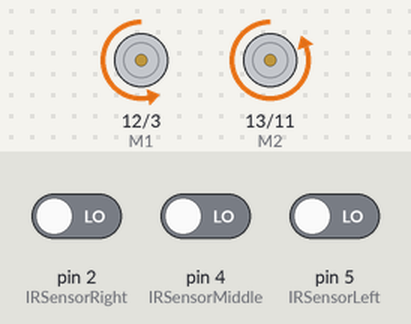
Recording of a sketch running on a simulated Arduino Uno, built with avr-gcc and run on an emulated ATmega328P. Parts: direction and speed pins drawn as motors (green arrow = direction pin HIGH = forward, orange = LOW = backward, longer = more drive). The inputs (shaded band) are chosen by the test bench; at power-on: pin 2 (IRSensorRight) LOW, pin 4 (IRSensorMiddle) LOW, pin 5 (IRSensorLeft) LOW.

Above: at 1.2 s.
1.3 s: pin 2 (IRSensorRight) driven HIGH
At 2.1 s:
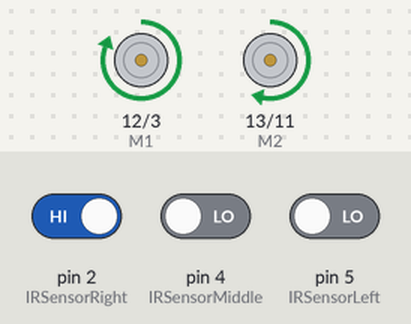
2.8 s: pin 2 (IRSensorRight) driven LOW
At 3.2 s:
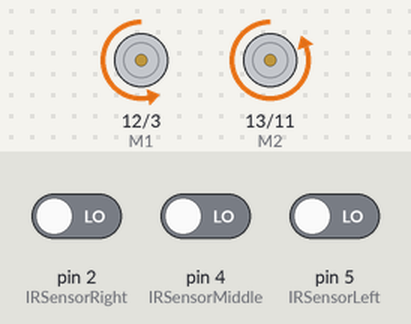
4.3 s: pin 2 (IRSensorRight) driven HIGH and pin 4 (IRSensorMiddle) driven HIGH and pin 5 (IRSensorLeft) driven HIGH
At 5.5 s:
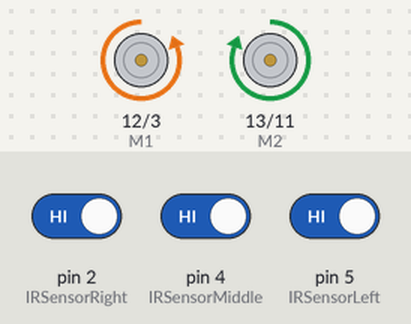
5.8 s: pin 4 (IRSensorMiddle) driven LOW
At 6.7 s:
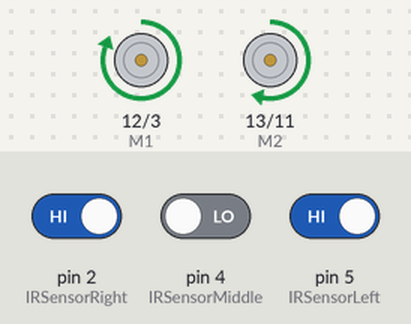
7.3 s: pin 4 (IRSensorMiddle) driven HIGH
At 7.9 s:
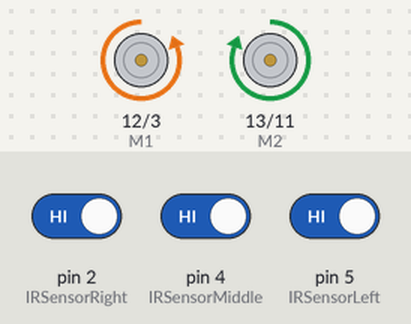
Timing chart, 0 to 9.8 s (numbered marks = the images above; inputs shaded):
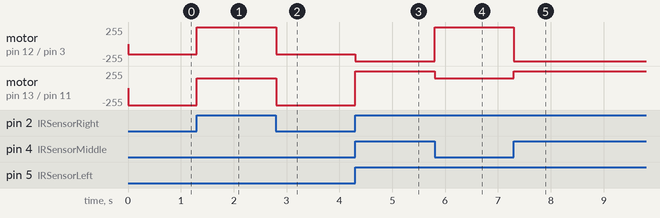

Measured:
- after the input at 1.3 s, motor on pin 12 (M1) / pin 3 (E1): backward 150/255 → forward 255/255 at once; motor on pin 13 (M2) / pin 11 (E2): backward 255/255 → forward 150/255 at once
- after the input at 2.8 s, motor on pin 12 (M1) / pin 3 (E1): forward 255/255 → backward 150/255 at once; motor on pin 13 (M2) / pin 11 (E2): forward 150/255 → backward 255/255 at once
- after the input at 4.3 s, motor on pin 12 (M1) / pin 3 (E1): backward 150/255 → backward 255/255 at once; motor on pin 13 (M2) / pin 11 (E2): backward 255/255 → forward 255/255 at once
- after the input at 5.8 s, motor on pin 12 (M1) / pin 3 (E1): backward 255/255 → forward 255/255 at once; motor on pin 13 (M2) / pin 11 (E2): forward 255/255 → forward 150/255 at once
- after the input at 7.3 s, motor on pin 12 (M1) / pin 3 (E1): forward 255/255 → backward 255/255 at once; motor on pin 13 (M2) / pin 11 (E2): forward 150/255 → forward 255/255 at once

The sketch:

AcidBot_obstacle.ino
```cpp
// (licence header left out)
#include <Arduino.h> //Now a PlatformIO project :)

#define IRSensorLeft    5  // Left sensor input
#define IRSensorMiddle  4  // Middle sensor input
#define IRSensorRight   2  // Right sensor input

unsigned char IRSL;        // left sensor status
unsigned char IRSM;        // middle sensor status
unsigned char IRSR;        // right sensor status

#define M1 12              // Right wheel
#define M2 13              // Left wheel
#define E1 3               // Right wheel speed control
#define E2 11              // Left wheel speed control

void sensorConfig() {      // Sensor pinout config (Shield IO)
    pinMode(IRSensorLeft,INPUT);
    pinMode(IRSensorMiddle,INPUT);
    pinMode(IRSensorRight,INPUT);
}

void sensorScan() {        // Get sensors status
    IRSL = digitalRead(IRSensorLeft);
    IRSM = digitalRead(IRSensorMiddle);
    IRSR = digitalRead(IRSensorRight);
}

void motorControlConfig() { // Motor pinout config (Shield IO)
    pinMode(M1, OUTPUT);
    pinMode(M2, OUTPUT);
    pinMode(E1, OUTPUT);
    pinMode(E2, OUTPUT);
}

void forward() {           // Move forward
    digitalWrite(M1, LOW); // Both left and right wheel move forward
    digitalWrite(M2, HIGH);
    analogWrite(E1, 255);
    analogWrite(E2, 255);
}

void backward() {          // Move backward
    digitalWrite(M1, HIGH);// Both left and right wheel move backward
    digitalWrite(M2, LOW);
    analogWrite(E1, 255);
    analogWrite(E2, 255);
}

void right() {             // Turn right
    digitalWrite(M1, HIGH);// Left wheel moves forward
    digitalWrite(M2, HIGH);// Right wheel moves backward
    analogWrite(E1, 255);
    analogWrite(E2, 150);
}

void left() {             // Turn left
    digitalWrite(M1, LOW);// Left wheel moves backward
    digitalWrite(M2, LOW);// Right wheel moves forward
    analogWrite(E1, 150);
    analogWrite(E2, 255);
}

void stop_() {           // Stop
    analogWrite(E1, 0);  // Useless set motor direction
    analogWrite(E2, 0);  // Both left and right wheel stop
}

void setup() {
    Serial.begin(9600);
    sensorConfig();
    motorControlConfig();  // initialization of motor driver shield IO
    stop_();
}

void loop() {
    sensorScan();
    if(IRSL==1&&IRSM==1&&IRSR==1) {
        forward();
    }
    if((IRSL==0&&IRSM==0&&IRSR==1)||(IRSL==0&&IRSM==1&&IRSR==1)||(IRSL==1&&IRSM==0&&IRSR==1)) {
        right();
    }
    if((IRSL==0&&IRSM==0&&IRSR==0)||(IRSL==1&&IRSM==0&&IRSR==0)||(IRSL==1&&IRSM==1&&IRSR==0)) {
        left();
    }
}
```
